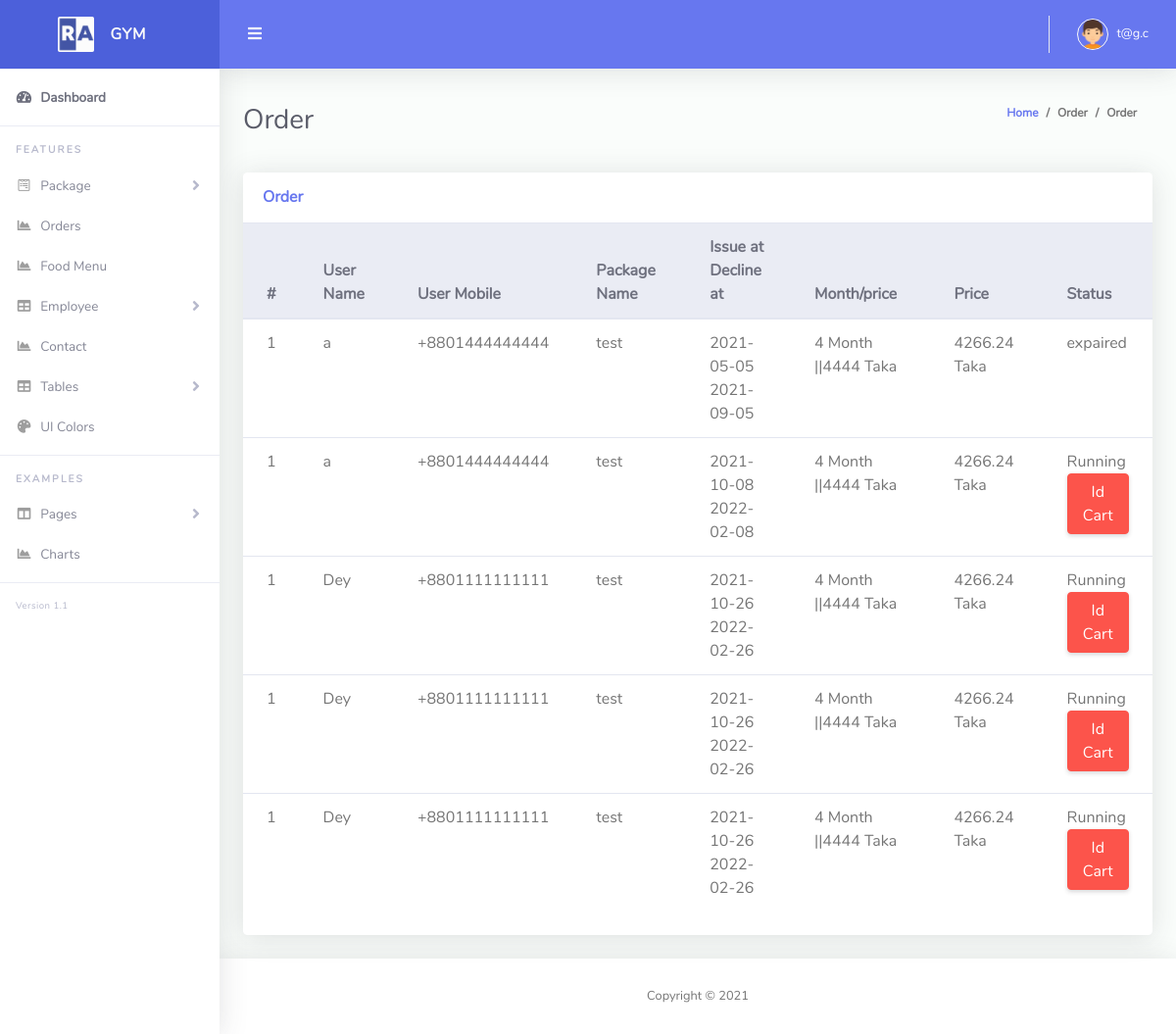
Before: /admin/order.php (signed in) with the older database file.
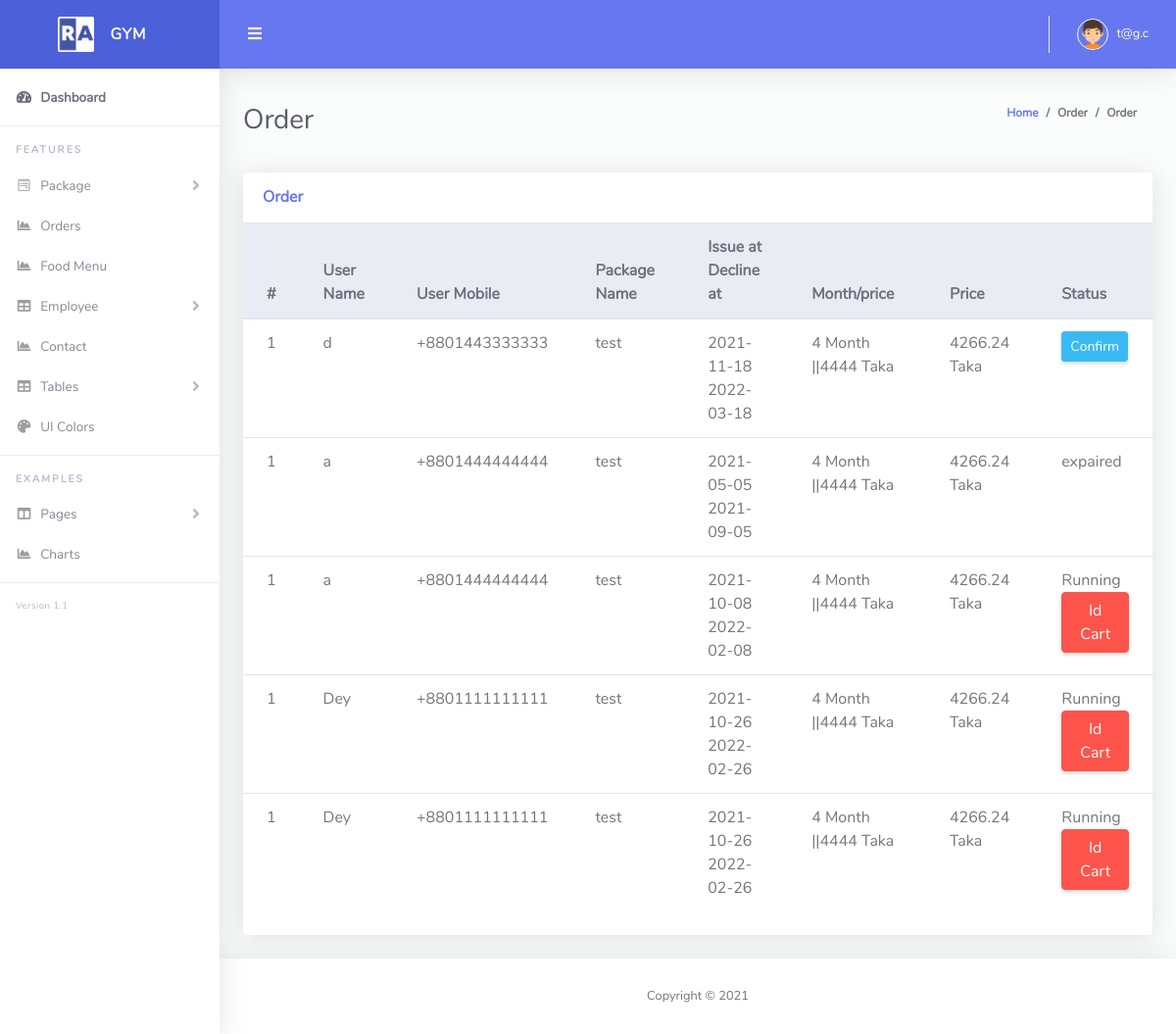
After: the same page with the newer database file.
### tables this page shows
CREATE TABLE `order_table` (
  `order_id` int(11) NOT NULL,
  `mobile_no` varchar(150) NOT NULL,
  `pack_id` int(11) NOT NULL,
  `pack_price` int(11) NOT NULL,
  `pack_month` varchar(20) NOT NULL,
  `pack_discount` varchar(20) NOT NULL,
  `status` int(11) NOT NULL DEFAULT 0,
  `created_at` date NOT NULL DEFAULT current_timestamp(),
  `trainer_id` int(11) NOT NULL
);

CREATE TABLE `user_table` (
  `user_id` int(20) NOT NULL,
  `first_name` varchar(255) NOT NULL,
  `last_name` varchar(255) NOT NULL,
  `email` varchar(255) NOT NULL,
  `password` varchar(255) NOT NULL,
  `dob` varchar(255) NOT NULL,
  `gender` varchar(255) NOT NULL,
  `mobile` varchar(255) NOT NULL,
  `address` varchar(255) NOT NULL,
  `image` varchar(155) DEFAULT NULL,
  `flag` tinyint(10) NOT NULL DEFAULT 0,
  `otp` int(11) NOT NULL,
  `reg_at` timestamp NOT NULL DEFAULT current_timestamp()
);

CREATE TABLE `package_table` (
  `package_id` int(20) NOT NULL,
  `pack_name` varchar(255) NOT NULL,
  `details` text NOT NULL,
  `month` varchar(255) NOT NULL,
  `price` int(25) NOT NULL,
  `discount` int(25) NOT NULL,
  `del_pack` tinyint(10) NOT NULL DEFAULT 0
);

### Classes/DB.php (called while the page is built, shortened)
<?php
class DB
{
    public $servername = "localhost";
    public $username = "root";
    public $password = "";
    public $dbname = "gym";
    public function connect(){
        $this->conn = new mysqli($this->servername, $this->username, $this->password, $this->dbname);
        if ($this->conn->connect_error) {
          die("Connection failed: " . $this->conn->connect_error);
        }
        else{
            return $msg =  "connected";
        }
    }
}
?>

### Classes/PacageClass.php (called while the page is built, shortened)
<?php
include_once 'db.php';
class PacageClass extends DB
{
        public function viewOrderadmin(){
            $qry = "SELECT * FROM order_table inner JOIN package_table ON order_table.pack_id=package_table.package_id inner JOIN user_table ON order_table.mobile_no=user_table.mobile  ORDER by status ASC";
            $result = $this->conn->query($qry);
            return $result;
        }
}
?>

### admin/order.php (the view, shortened to what this page needs)
<?php include 'layouts/header.php';
?>
<div class="container-fluid" id="container-wrapper">
    <div class="d-sm-flex align-items-center justify-content-between mb-4">
    <h1 class="h3 mb-0 text-gray-800">Order</h1>
    <ol class="breadcrumb">
        <li class="breadcrumb-item"><a href="./">Home</a></li>
        <li class="breadcrumb-item">Order</li>
        <li class="breadcrumb-item active" aria-current="page">Order</li>
    </ol>
    </div>
    <div class="row">
        <div class="col-lg-12 mb-4">
            <div class="card">
            <div class="card-header py-3 d-flex flex-row align-items-center justify-content-between">
                <h6 class="m-0 font-weight-bold text-primary">Order</h6>
            </div>
            <div class="table-responsive">
                <table class="table align-items-center table-flush">
                <thead class="thead-light">
                    <tr>
                        <th>#</th>
                        <th>User Name</th>
                        <th>User Mobile</th>
                        <th>Package Name</th>
                        <th>Issue at<br>Decline at</th>
                        <th>Month/price</th>
                        <th>Price</th>
                        <th>Status</th>
                    </tr>
                </thead>
                <tbody>
                    <?php
                        $i = 0;
                        $view = $pack->viewOrderadmin();
                        foreach($view as $value){
                    ?>
                    <tr>
                        <td><?php echo $i+1; ?></td>
                        <td><?php echo $value['last_name']; ?></td>
                        <td><?php echo $value['mobile_no']; ?></td>
                        <td><?php echo $value['pack_name']; ?></td>
                        <td><?php echo $value['created_at']."<br>".$effectiveDate = date('Y-m-d', strtotime("+".$value['month']." months", strtotime($value['created_at']))); ?></td>
                        <td><?php echo $value['month'].' Month ||'. $value['price']; ?> Taka</td>
                        <td><?php echo $value['price']-($value['price']*($value['discount']/100)); ?> Taka</td>
                        <td>
                        <?php if ($value['status']==0) { ?>
                            <a href="?confirm=<?php echo $value['order_id']; ?>" class="btn btn-sm btn-info">Confirm</a>
                      <?php   }elseif($value['status']==1){
                    $date=date("Y-m-d");
                      if ($effectiveDate< $date) {
                         echo "expaired</br>";
                     }else{
                         echo "Running</br>";
                         echo "<a class='btn btn-danger' href=../idcart.php?orderid=".$value['order_id']." >Id Cart</a>";
                        }
                    } ?>
                        </td>
                    </tr>
                    <?php } ?>
                </tbody>
                </table>
            </div>
            <div class="card-footer"></div>
            </div>
        </div>
    </div>
</div>
<?php include 'layouts/footer.php';?>

### admin/layouts/header.php (shortened to what this page needs)
<?php
  include '../Classes/PacageClass.php';
  $pack = new PacageClass();
?>
<!DOCTYPE html>
<html lang="en">
<head>
  <link href="vendor/fontawesome-free/css/all.min.css" rel="stylesheet" type="text/css">
  <link href="vendor/bootstrap/css/bootstrap.min.css" rel="stylesheet" type="text/css">
  <link href="css/ruang-admin.min.css" rel="stylesheet">
</head>
<body id="page-top">
  <div id="wrapper">
    <ul class="navbar-nav sidebar sidebar-light accordion" id="accordionSidebar">
      <a class="sidebar-brand d-flex align-items-center justify-content-center" href="index.php">
        <div class="sidebar-brand-icon">
          <img src="img/logo/logo2.png">
        </div>
        <div class="sidebar-brand-text mx-3">GYM</div>
      </a>
      <hr class="sidebar-divider my-0">
      <li class="nav-item active">
        <a class="nav-link" href="index.php">
          <i class="fas fa-fw fa-tachometer-alt"></i>
          <span>Dashboard</span></a>
      </li>
      <hr class="sidebar-divider">
      <div class="sidebar-heading">
        Features
      </div>
      <li class="nav-item">
        <a class="nav-link collapsed" href="#" data-toggle="collapse" data-target="#collapseForm" aria-expanded="true"
          aria-controls="collapseForm">
          <i class="fab fa-fw fa-wpforms"></i>
          <span>Package</span>
        </a>
      </li>
      <li class="nav-item">
        <a class="nav-link" href="order.php">
          <i class="fas fa-fw fa-chart-area"></i>
          <span>Orders</span>
        </a>
      </li>
      <li class="nav-item">
        <a class="nav-link" href="food.php">
          <i class="fas fa-fw fa-chart-area"></i>
          <span>Food Menu</span>
        </a>
      </li>
      <li class="nav-item">
        <a class="nav-link collapsed" href="#" data-toggle="collapse" data-target="#collapseTable" aria-expanded="true"
          aria-controls="collapseTable">
          <i class="fas fa-fw fa-table"></i>
          <span>Employee</span>
        </a>
      </li>
      <li class="nav-item">
        <a class="nav-link" href="contact.php">
          <i class="fas fa-fw fa-chart-area"></i>
          <span>Contact</span>
        </a>
      </li>
      <li class="nav-item">
        <a class="nav-link collapsed" href="#" data-toggle="collapse" data-target="#collapseTable" aria-expanded="true"
          aria-controls="collapseTable">
          <i class="fas fa-fw fa-table"></i>
          <span>Tables</span>
        </a>
      </li>
      <li class="nav-item">
        <a class="nav-link" href="ui-colors.html">
          <i class="fas fa-fw fa-palette"></i>
          <span>UI Colors</span>
        </a>
      </li>
      <hr class="sidebar-divider">
      <div class="sidebar-heading">
        Examples
      </div>
      <li class="nav-item">
        <a class="nav-link collapsed" href="#" data-toggle="collapse" data-target="#collapsePage" aria-expanded="true"
          aria-controls="collapsePage">
          <i class="fas fa-fw fa-columns"></i>
          <span>Pages</span>
        </a>
      </li>
      <li class="nav-item">
        <a class="nav-link" href="charts.html">
          <i class="fas fa-fw fa-chart-area"></i>
          <span>Charts</span>
        </a>
      </li>
      <hr class="sidebar-divider">
      <div class="version" id="version-ruangadmin"></div>
    </ul>
    <div id="content-wrapper" class="d-flex flex-column">
      <div id="content">
        <nav class="navbar navbar-expand navbar-light bg-navbar topbar mb-4 static-top">
          <button id="sidebarToggleTop" class="btn btn-link rounded-circle mr-3">
            <i class="fa fa-bars"></i>
          </button>
          <ul class="navbar-nav ml-auto">
            <li class="nav-item dropdown no-arrow">
              <a class="nav-link dropdown-toggle" href="#" id="userDropdown" role="button" data-toggle="dropdown"
                aria-haspopup="true" aria-expanded="false">
                <img class="img-profile rounded-circle" src="img/boy.png" style="max-width: 60px">
                <span class="ml-2 d-none d-lg-inline text-white small"><?php echo  $_SESSION['admin_email']; ?></span>
              </a>
            </li>
          </ul>
        </nav>

### admin/layouts/footer.php (shortened to what this page needs)
<footer class="sticky-footer bg-white">
  <div class="container my-auto">
    <div class="copyright text-center my-auto">
      <span>Copyright &copy; <script> document.write(new Date().getFullYear()); </script>
      </span>
    </div>
  </div>
</footer>
    </div>
  </div>
</body>
</html>

Changed rows visible on the page:
no longer on one of the page's lists (row unchanged): order_table: user_table.last_name "Dey", mobile_no "+8801111111111", package_table.pack_name "test", created_at "2021-10-26", created_at.month "2022-02-26", package_table.month "4", package_table.price "4444", package_table.price+discount "4266.24"
added order_table: user_table.last_name "d", mobile_no "+8801443333333", package_table.pack_name "test", created_at "2021-11-18", created_at.month "2022-03-18", package_table.month "4", package_table.price "4444", package_table.price+discount "4266.24"
